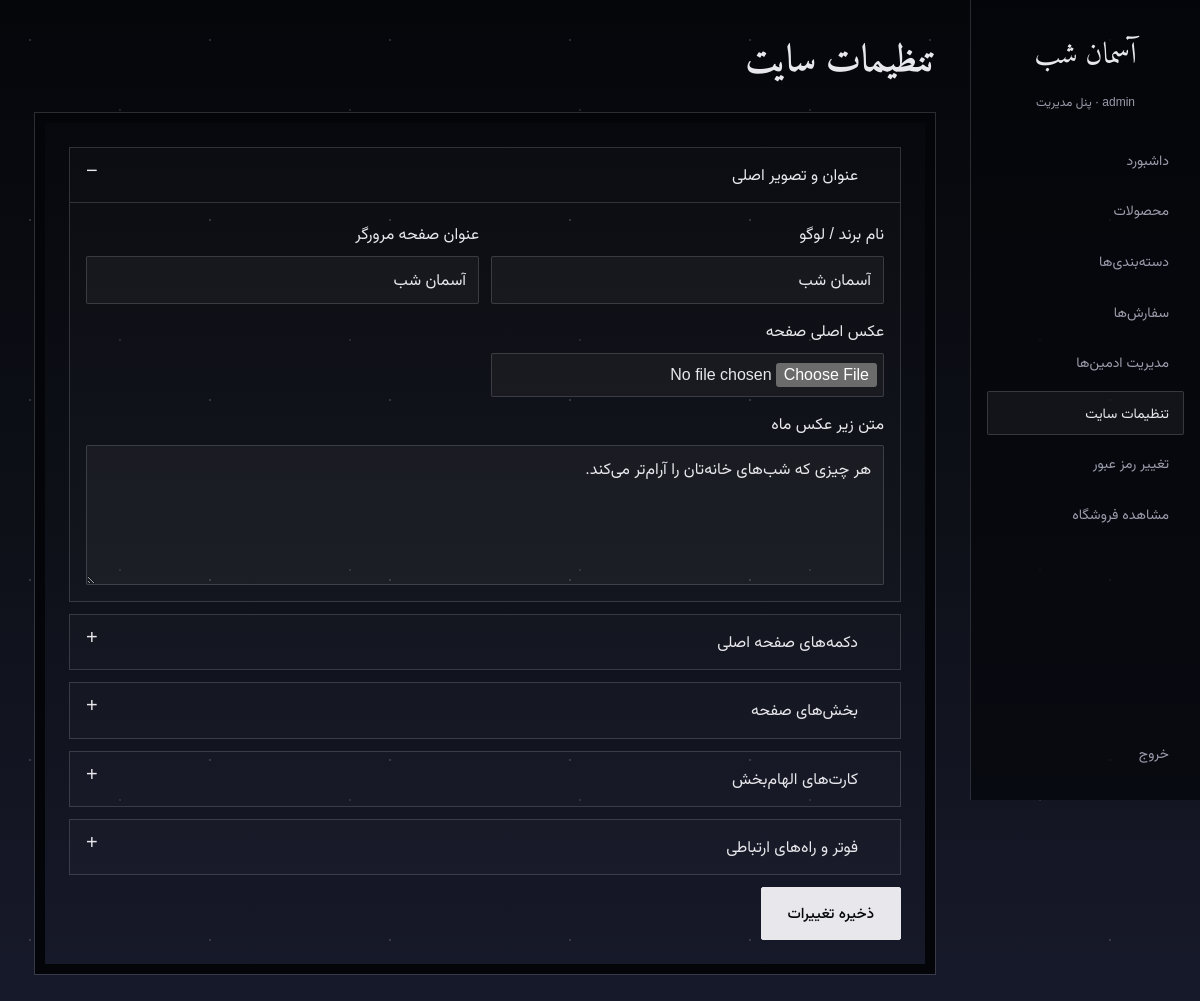
Screenshot of /panel/site/ (signed in) with the database file from the repository.
### store/models.py (models this page shows, shortened)
class SiteSettings(models.Model):
    brand_name = models.CharField("نام برند / لوگو", max_length=80, default="آسمان شب")
    meta_title = models.CharField("عنوان صفحه مرورگر", max_length=180, default="آسمان شب | فروشگاه تابلو و هدیه")
    hero_image = models.ImageField("عکس اصلی صفحه", upload_to="site/", blank=True)
    hero_text = models.TextField("متن زیر عکس ماه", default="تابلوهای هوشمند، گل‌های مخملی، چراغ خواب و هدیه‌های آماده. هر چیزی که شب‌های خانه‌تان را آرام‌تر می‌کند.")
    primary_cta_text = models.CharField("متن دکمه اول", max_length=60, default="مشاهده محصولات")
    primary_cta_link = models.CharField("لینک دکمه اول", max_length=200, default="#shop")
    secondary_cta_text = models.CharField("متن دکمه دوم", max_length=80, default="ثبت سفارش در تلگرام")
    secondary_cta_link = models.CharField("لینک دکمه دوم", max_length=200, default="https://t.me/tablo_aseman_shab")
    shop_title = models.CharField("عنوان بخش محصولات", max_length=80, default="محصولات")
    shop_subtitle = models.CharField("زیرعنوان بخش محصولات", max_length=160, default="مجموعه‌ی آسمان شب")
    inspiration_card_1 = models.CharField("متن کارت اول", max_length=200, default="You bought a smile from us, not our products.")
    inspiration_card_2 = models.CharField("متن کارت دوم", max_length=200, default="May every little light lead you somewhere beautiful.")
    inspiration_card_3 = models.CharField("متن کارت سوم", max_length=200, default="Keep a little wonder close to your heart.")
    inspiration_card_4 = models.CharField("متن کارت چهارم", max_length=200, default="Let the quiet moments become your favorite memories.")
    inspiration_card_color = models.CharField(
        "رنگ کارت‌ها",
        max_length=32,
        default="#351321",
        validators=[validate_css_color],
    )
    inspiration_text_color = models.CharField(
        "رنگ نوشته کارت‌ها",
        max_length=32,
        default="#f4e8df",
        validators=[validate_css_color],
    )
    inspiration_hatch = models.BooleanField("نمایش هاشور روی کارت‌ها", default=True)
    track_title = models.CharField("عنوان بخش پیگیری", max_length=80, default="پیگیری سفارش")
    track_subtitle = models.CharField("زیرعنوان بخش پیگیری", max_length=200, default="شماره سفارش و چهار رقم آخر شماره تلفن را وارد کنید.")
    order_title = models.CharField("عنوان بخش نحوه سفارش", max_length=80, default="نحوه سفارش")
    order_subtitle = models.CharField("زیرعنوان بخش نحوه سفارش", max_length=200, default="بدون ثبت‌نام؛ سبد را پر کنید و سفارش را در تلگرام نهایی کنید.")
    footer_brand = models.CharField("نام برند فوتر", max_length=80, default="آسمان شب")
    footer_text = models.TextField("متن فوتر", default="تابلو، گل و هدیه. ارسال به سراسر کشور.")
    footer_order_label = models.CharField("برچسب ثبت سفارش", max_length=40, default="ثبت سفارش:")
    footer_order_text = models.CharField("نام کاربری سفارش", max_length=80, default="@tablo_aseman_shab")
    footer_order_link = models.CharField("لینک سفارش", max_length=200, default="https://t.me/tablo_aseman_shab")
    footer_channel_label = models.CharField("برچسب کانال", max_length=40, default="کانال تلگرام:")
    footer_channel_text = models.CharField("نام کانال", max_length=80, default="aseman_shab_ir")
    footer_channel_link = models.CharField("لینک کانال", max_length=200, default="https://t.me/aseman_shab_ir")
    class Meta:
        verbose_name = "تنظیمات سایت"
        verbose_name_plural = "تنظیمات سایت"
    @classmethod
    def get(cls):
        site = cls.objects.first()
        if site is None:
            site = cls.objects.create()
        return site

### store/views.py (the view)
# urls.py: path("panel/site/", views.site_settings_edit, name="site_settings"),
@login_required
def site_settings_edit(request):
    if not request.user.is_superuser:
        raise PermissionDenied
    site = SiteSettings.get()
    form = SiteSettingsForm(request.POST or None, request.FILES or None, instance=site)
    if request.method == "POST" and form.is_valid():
        form.save()
        messages.success(request, "تنظیمات سایت با موفقیت ذخیره شد.")
        return redirect("site_settings")
    if request.method not in ("GET", "POST"):
        return HttpResponseNotAllowed(["GET", "POST"])
    return render(request, "store/site_settings.html", {"form": form, "site": site, "active_page": "site"})

### templates/store/site_settings.html (shortened to what this page needs)
{% extends 'store/base.html' %}
{% load static %}
{% block content %}
<div id="admin-app">
  {% include 'store/panel_nav.html' with active_page='site' %}
  <main class="admin-main">
    <div class="top"><h1>تنظیمات سایت</h1></div>
    <form class="product-form site-settings-form" method="post" enctype="multipart/form-data">
      <details class="settings-group" open>
        <summary>عنوان و تصویر اصلی</summary>
        <div class="r2">
          {% include 'store/_settings_field.html' with field=form.brand_name %}
          {% include 'store/_settings_field.html' with field=form.meta_title %}
          {% include 'store/_settings_field.html' with field=form.hero_image %}
          {% include 'store/_settings_field.html' with field=form.hero_text %}
        </div>
      </details>
      <details class="settings-group" {% if form.errors %}open{% endif %}>
        <summary>دکمه‌های صفحه اصلی</summary>
      </details>
      <details class="settings-group" {% if form.errors %}open{% endif %}>
        <summary>بخش‌های صفحه</summary>
      </details>
      <details class="settings-group" {% if form.errors %}open{% endif %}>
        <summary>کارت‌های الهام‌بخش</summary>
      </details>
      <details class="settings-group" {% if form.errors %}open{% endif %}>
        <summary>فوتر و راه‌های ارتباطی</summary>
      </details>
      <div class="actions"><button class="btn" type="submit">ذخیره تغییرات</button></div>
    </form>
  </main>
</div>
{% endblock %}

### templates/store/panel_nav.html (shortened to what this page needs)
{% load static %}
<aside>
  <div class="panel-nav-head">
    <a class="brand" href="{% url 'dashboard' %}">آسمان شب</a>
    <small>{{ request.user.get_full_name|default:request.user.username }} · پنل مدیریت</small>
  </div>
  <nav class="panel-nav-links" id="panel-menu" aria-label="منوی پنل مدیریت">
    <a class="nv {% if active_page == 'dashboard' %}current{% endif %}" href="{% url 'dashboard' %}">داشبورد</a>
    <a class="nv {% if active_page == 'products' %}current{% endif %}" href="{% url 'product_list' %}">محصولات</a>
    <a class="nv {% if active_page == 'categories' %}current{% endif %}" href="{% url 'category_list' %}">دسته‌بندی‌ها</a>
    <a class="nv {% if active_page == 'orders' %}current{% endif %}" href="{% url 'order_list' %}">سفارش‌ها</a>
    {% if request.user.is_superuser %}<a class="nv {% if active_page == 'admins' %}current{% endif %}" href="{% url 'admin_manage' %}">مدیریت ادمین‌ها</a>{% endif %}
    {% if request.user.is_superuser %}<a class="nv {% if active_page == 'site' %}current{% endif %}" href="{% url 'site_settings' %}">تنظیمات سایت</a>{% endif %}
    <a class="nv {% if active_page == 'password' %}current{% endif %}" href="{% url 'password_change' %}">تغییر رمز عبور</a>
    <a class="nv" href="{% url 'home' %}">مشاهده فروشگاه</a>
    <a class="nv out" href="{% url 'logout' %}">خروج</a>
  </nav>
</aside>

### templates/store/_settings_field.html (shortened to what this page needs)
{% if field.name == 'inspiration_card_color' or field.name == 'inspiration_text_color' %}
  <div class="field-wrap color-setting">
    <label for="{{ field.id_for_label }}">{{ field.label }}</label>
    <div class="color-setting-control">
      {{ field }}
      <input class="color-picker" type="color" data-color-picker-for="{{ field.id_for_label }}" aria-label="انتخاب {{ field.label }}">
    </div>
    {% for error in field.errors %}<small class="err">{{ error }}</small>{% endfor %}
  </div>
{% else %}
  <label class="field-wrap" for="{{ field.id_for_label }}">
    <span>{{ field.label }}</span>
    {{ field }}
  </label>
{% endif %}

### static/store/css/site.css (style rules this page uses)
:root { --ink:#05060a;--night:#0e1018;--dusk:#171a2b;--moon:#e8e8ec;--mist:#9a9cab;--rose:#d4d6e2;--line:rgba(232,232,236,.17);--serif:"Amiri","Vazirmatn",Tahoma,serif;--sans:"Vazirmatn",Tahoma,sans-serif;color-scheme:dark;box-sizing:border-box;padding-top:env(safe-area-inset-top,0px);padding-bottom:env(safe-area-inset-bottom,0px);scroll-behavior:smooth;scroll-padding-top:90px }
*,*::before,*::after { box-sizing:inherit }
body { margin:0;font-family:var(--sans);color:var(--moon);background:radial-gradient(1px 1px at 30px 40px,rgba(255,255,255,.5),transparent) 0 0/180px 180px,radial-gradient(1px 1px at 120px 110px,rgba(255,255,255,.35),transparent) 0 0/230px 230px,linear-gradient(180deg,var(--ink) 0%,var(--night) 50%,var(--dusk) 100%);background-attachment:fixed;line-height:1.9;min-height:100vh }
header,main,footer { position:relative;z-index:1 }
a { color:inherit;text-decoration:none }
button,input,select,textarea { font:inherit;color:inherit }
button { cursor:pointer }
.logo,h1,h2,h3,h4 { font-family:var(--serif);font-weight:700;font-synthesis:none }
nav { display:flex;gap:16px;font-size:14px;color:var(--mist) }
nav a { white-space:nowrap }
.btn { display:inline-block;border:1px solid var(--moon);background:var(--moon);color:var(--ink);padding:11px 26px;border-radius:2px;font-size:15px;font-weight:500;cursor:pointer }
.field { min-width:0;background:rgba(255,255,255,.04);border:1px solid var(--line);border-radius:2px;padding:7px 18px;font-size:14px }
.field::placeholder { color:var(--mist) }
#admin-app { display:grid;grid-template-columns:230px 1fr;min-height:100vh }
#admin-app aside { position:sticky;top:0;display:flex;height:100vh;flex-direction:column;gap:6px;padding:24px 16px;border-inline-end:1px solid var(--line);background:rgba(5,6,10,.7) }
#admin-app .brand { margin-bottom:4px;text-align:center;font-family:var(--serif);font-size:30px }
#admin-app aside small { display:block;margin-bottom:18px;color:var(--mist);font-size:12px;text-align:center }
#admin-app .panel-nav-head,#admin-app .panel-nav-links { display:contents }
#admin-app .out { margin-top:auto }
.admin-main { min-width:0;padding:30px 34px 60px }
#admin-app { grid-template-columns:230px minmax(0,1fr) }
#admin-app aside { z-index:2 }
#admin-app .nv { display:block;width:100%;text-align:start;background:none;border:1px solid transparent;border-radius:2px;padding:8px 14px;color:var(--mist);font-size:14px }
#admin-app .nv.current { color:var(--moon);border-color:var(--line);background:rgba(255,255,255,.05) }
.admin-main { padding:30px 34px 60px }
.admin-main .top { display:flex;justify-content:space-between;align-items:center;gap:14px;flex-wrap:wrap;margin-bottom:26px }
.admin-main .top h1 { font-size:38px;line-height:1.5;margin:0 }
.product-form { display:grid;width:min(560px,100%);gap:12px;max-width:100%;margin:0 auto;border:10px solid #040508;outline:1px solid var(--line);padding:24px }
.product-form input[type="file"] { padding:7px }
.product-form input,.product-form textarea,.product-form select,.status-form select { width:100%;background:rgba(255,255,255,.04);border:1px solid var(--line);border-radius:2px;padding:8px 14px;color:var(--moon);font:inherit }
.site-settings-form { display:flex;flex-direction:column;align-items:stretch;width:min(900px,100%);gap:12px }
.settings-group { border:1px solid var(--line);background:rgba(255,255,255,.02) }
.settings-group,.settings-group .r2,.settings-group .field-wrap { min-width:0 }
.settings-group summary { position:relative;padding:12px 42px 12px 16px;cursor:pointer;list-style:none;font-size:16px }
.settings-group summary::after { content:"+";position:absolute;inset-inline-end:16px;font-size:20px;line-height:1 }
.settings-group[open] summary::after { content:"−" }
.settings-group[open] summary { border-bottom:1px solid var(--line) }
.settings-group .r2 { display:grid;grid-template-columns:repeat(2,minmax(0,1fr));gap:12px;padding:16px }
.settings-group .field-wrap { display:grid;gap:6px;min-width:0 }
.settings-group .field-wrap:has(textarea) { grid-column:1/-1 }
.settings-group .field-wrap input,.settings-group .field-wrap textarea { display:block;box-sizing:border-box;width:100%;max-width:100%;min-width:0;margin:0;background:rgba(255,255,255,.04);border:1px solid var(--line);padding:8px 12px;color:var(--moon);font:inherit }
.settings-group .field-wrap input[type=file] { padding:6px }

### rows the page displays
SiteSettings: brand_name "آسمان شب", meta_title "آسمان شب", hero_text "هر چیزی که شب‌های خانه‌تان را آرام‌تر می‌کند."

### other values shown
{{ request.user.get_full_name|default:request.user.username }} "admin"
{{ field.label }} "نام برند / لوگو عنوان صفحه مرورگر عکس اصلی صفحه متن زیر عکس ماه"
